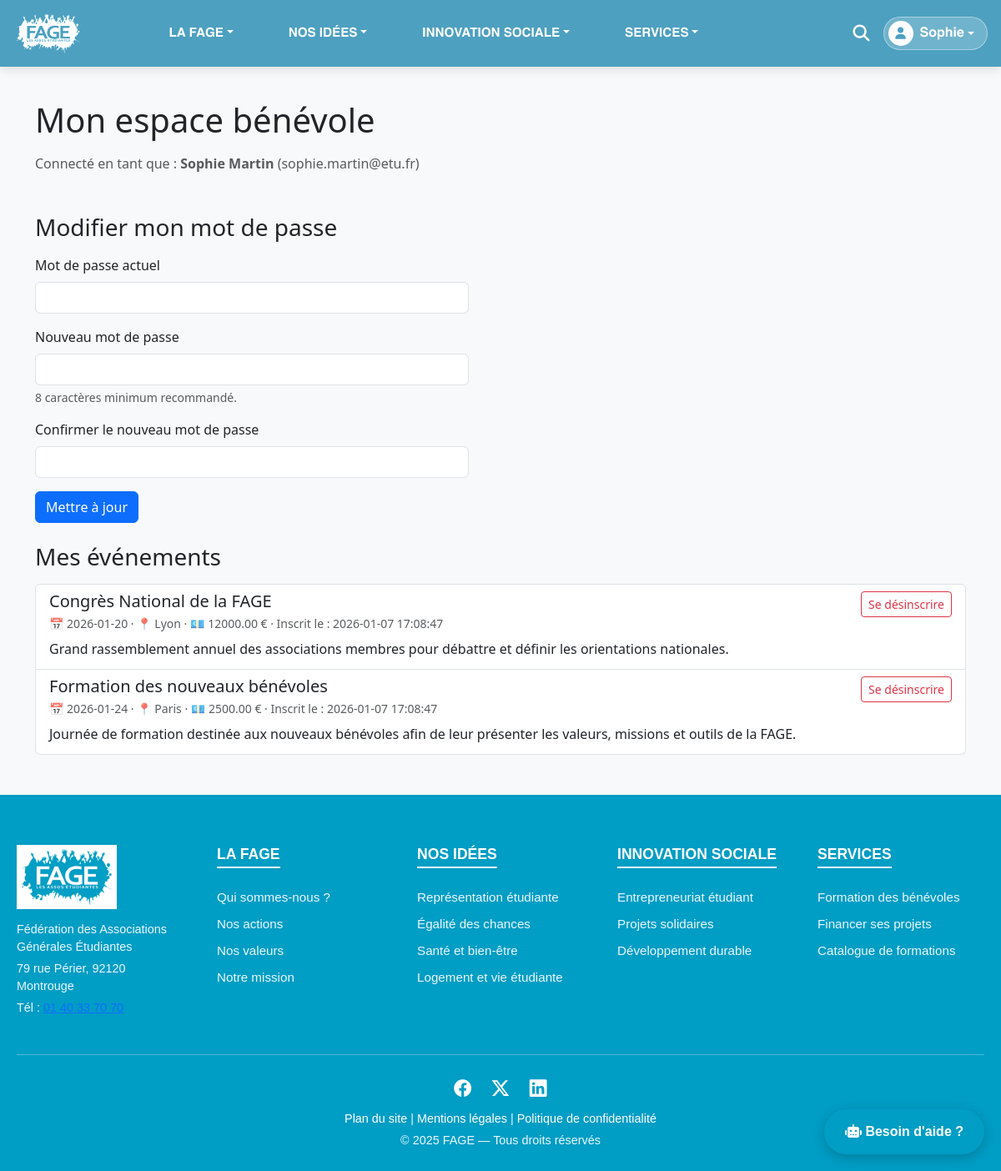
/mon_compte.php (signed in), run on the app's committed database.
### tables this page shows
CREATE TABLE IF NOT EXISTS inscrit (
                                       id_evenement INT NOT NULL,
                                       id_benevole INT NOT NULL,
                                       date_inscription DATETIME DEFAULT CURRENT_TIMESTAMP,
                                       PRIMARY KEY (id_evenement, id_benevole),
                                       CONSTRAINT fk_inscrit_evenement
                                           FOREIGN KEY (id_evenement) REFERENCES evenement(id_evenement)
                                               ON DELETE CASCADE,
                                       CONSTRAINT fk_inscrit_benevole
                                           FOREIGN KEY (id_benevole) REFERENCES benevole(id_benevole)
                                               ON DELETE CASCADE
);

CREATE TABLE IF NOT EXISTS evenement (
                                         id_evenement INT AUTO_INCREMENT PRIMARY KEY,
                                         titre VARCHAR(150) NOT NULL,
                                         lieu VARCHAR(100) NOT NULL,
                                         date_evenement DATE NOT NULL,
                                         budget DECIMAL(10,2) NOT NULL,
                                         description TEXT
);

### mon_compte.php (the view, shortened to what this page needs)
<?php
require 'header.php';
require 'config.php';
$id_benevole = (int) $_SESSION['benevole']['id_benevole'];
$stmt = $pdo->prepare("
    SELECT e.id_evenement, e.titre, e.date_evenement, e.lieu, e.budget, e.description,
           i.date_inscription
    FROM inscrit i
    JOIN evenement e ON e.id_evenement = i.id_evenement
    WHERE i.id_benevole = ?
    ORDER BY e.date_evenement ASC
");
$stmt->execute([$id_benevole]);
$evenements = $stmt->fetchAll();
?>
<div class="container" style="margin-top:120px;">
    <h1 class="mb-3">Mon espace bénévole</h1>
    <p class="text-muted">
        Connecté en tant que : <strong><?= htmlspecialchars($_SESSION['benevole']['prenom'] . ' ' . $_SESSION['benevole']['nom']) ?></strong>
        (<?= htmlspecialchars($_SESSION['benevole']['email']) ?>)
    </p>
    <h3 class="mt-5">Modifier mon mot de passe</h3>
    <form method="post" action="modifier_mdp.php" class="mt-3" style="max-width: 520px;">
        <div class="mb-3">
            <label class="form-label">Mot de passe actuel</label>
            <input type="password" name="mdp_actuel" class="form-control" required>
        </div>
        <div class="mb-3">
            <label class="form-label">Nouveau mot de passe</label>
            <input type="password" name="mdp_nouveau" class="form-control" required minlength="8">
            <div class="form-text">8 caractères minimum recommandé.</div>
        </div>
        <div class="mb-3">
            <label class="form-label">Confirmer le nouveau mot de passe</label>
            <input type="password" name="mdp_confirmation" class="form-control" required minlength="8">
        </div>
        <button type="submit" class="btn btn-primary">Mettre à jour</button>
    </form>
    <h3 class="mt-4">Mes événements</h3>
    <?php if (empty($evenements)): ?>
        <div class="alert alert-info mt-3">
            Vous n’êtes inscrit à aucun événement pour le moment.
        </div>
    <?php else: ?>
        <div class="list-group mt-3">
            <?php foreach ($evenements as $e): ?>
                <div class="list-group-item">
                    <div class="d-flex justify-content-between align-items-start">
                        <div class="me-3">
                            <h5 class="mb-1"><?= htmlspecialchars($e['titre']) ?></h5>
                            <div class="small text-muted">
                                📅 <?= htmlspecialchars($e['date_evenement']) ?>
                                · 📍 <?= htmlspecialchars($e['lieu']) ?>
                                · 💶 <?= htmlspecialchars($e['budget']) ?> €
                                · Inscrit le : <?= htmlspecialchars($e['date_inscription'] ?? '-') ?>
                            </div>
                            <?php if (!empty($e['description'])): ?>
                                <p class="mb-1 mt-2"><?= nl2br(htmlspecialchars($e['description'])) ?></p>
                            <?php endif; ?>
                        </div>
                        <form method="post" action="desinscription_evenement.php" onsubmit="return confirm('Se désinscrire de cet événement ?');">
                            <button type="submit" class="btn btn-outline-danger btn-sm">
                                Se désinscrire
                            </button>
                        </form>
                    </div>
                </div>
            <?php endforeach; ?>
        </div>
    <?php endif; ?>
</div>
<br><br>
<?php require 'footer.php'; ?>

### assets/style.css (style rules this page uses)
:root { --fage-blue: #009DC5; }
body { background-color: #f8f9fa !important; margin: 0; padding: 0; font-family: 'Segoe UI', Tahoma, Geneva, Verdana, sans-serif; }

### data on the page
inscrit: id_evenement.titre "Congrès National de la FAGE", id_evenement.date_evenement "2026-01-20", id_evenement.lieu "Lyon", id_evenement.budget "12000.00", date_inscription "2026-01-07 17:08:47", id_evenement.description "Grand rassemblement annuel des associations membres pour débattre et définir les orientations nationales."
inscrit: id_evenement.titre "Formation des nouveaux bénévoles", id_evenement.date_evenement "2026-01-24", id_evenement.lieu "Paris", id_evenement.budget "2500.00", date_inscription "2026-01-07 17:08:47", id_evenement.description "Journée de formation destinée aux nouveaux bénévoles afin de leur présenter les valeurs, missions et outils de la FAGE."

### other printed values
$_SESSION['benevole']['prenom'] "Sophie"
$_SESSION['benevole']['prenom'] . ' ' . $_SESSION['benevole']['nom'] "Sophie Martin"
$_SESSION['benevole']['email'] "sophie.martin@etu.fr"
